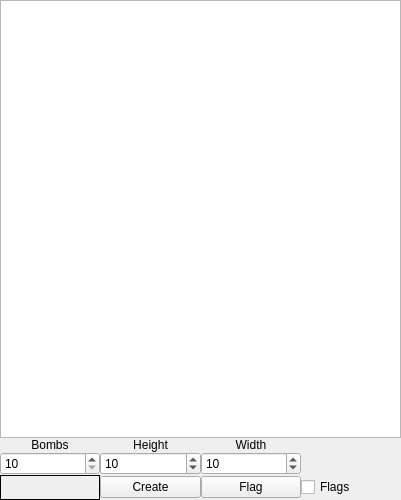
<?xml version="1.0" encoding="UTF-8"?>
<ui version="4.0">
 <class>MainWindow</class>
 <widget class="QMainWindow" name="MainWindow">
  <property name="geometry">
   <rect>
    <x>0</x>
    <y>0</y>
    <width>401</width>
    <height>500</height>
   </rect>
  </property>
  <property name="windowTitle">
   <string>MainWindow</string>
  </property>
  <property name="toolButtonStyle">
   <enum>Qt::ToolButtonIconOnly</enum>
  </property>
  <widget class="QWidget" name="centralwidget">
   <layout class="QGridLayout" name="gridLayout">
    <property name="leftMargin">
     <number>0</number>
    </property>
    <property name="topMargin">
     <number>0</number>
    </property>
    <property name="rightMargin">
     <number>0</number>
    </property>
    <property name="bottomMargin">
     <number>0</number>
    </property>
    <property name="spacing">
     <number>0</number>
    </property>
    <item row="1" column="1">
     <widget class="QLabel" name="label_2">
      <property name="text">
       <string>Height</string>
      </property>
      <property name="alignment">
       <set>Qt::AlignCenter</set>
      </property>
     </widget>
    </item>
    <item row="1" column="0">
     <widget class="QLabel" name="label">
      <property name="text">
       <string>Bombs</string>
      </property>
      <property name="alignment">
       <set>Qt::AlignCenter</set>
      </property>
     </widget>
    </item>
    <item row="3" column="2">
     <widget class="QPushButton" name="pushButton">
      <property name="text">
       <string>Flag</string>
      </property>
     </widget>
    </item>
    <item row="1" column="2">
     <widget class="QLabel" name="label_3">
      <property name="text">
       <string>Width</string>
      </property>
      <property name="alignment">
       <set>Qt::AlignCenter</set>
      </property>
     </widget>
    </item>
    <item row="2" column="1">
     <widget class="QSpinBox" name="spinBox_h">
      <property name="minimum">
       <number>8</number>
      </property>
      <property name="maximum">
       <number>20</number>
      </property>
      <property name="singleStep">
       <number>1</number>
      </property>
      <property name="value">
       <number>10</number>
      </property>
     </widget>
    </item>
    <item row="3" column="1">
     <widget class="QPushButton" name="Create">
      <property name="text">
       <string>Create</string>
      </property>
     </widget>
    </item>
    <item row="0" column="0" colspan="4">
     <widget class="QTableWidget" name="tableWidget">
      <property name="enabled">
       <bool>true</bool>
      </property>
      <property name="styleSheet">
       <string notr="true"/>
      </property>
      <property name="verticalScrollBarPolicy">
       <enum>Qt::ScrollBarAlwaysOff</enum>
      </property>
      <property name="horizontalScrollBarPolicy">
       <enum>Qt::ScrollBarAlwaysOff</enum>
      </property>
      <property name="sizeAdjustPolicy">
       <enum>QAbstractScrollArea::AdjustIgnored</enum>
      </property>
      <property name="autoScroll">
       <bool>false</bool>
      </property>
      <property name="tabKeyNavigation">
       <bool>false</bool>
      </property>
      <property name="showDropIndicator" stdset="0">
       <bool>false</bool>
      </property>
      <property name="showGrid">
       <bool>true</bool>
      </property>
      <property name="cornerButtonEnabled">
       <bool>false</bool>
      </property>
      <property name="rowCount">
       <number>3</number>
      </property>
      <attribute name="horizontalHeaderVisible">
       <bool>false</bool>
      </attribute>
      <attribute name="horizontalHeaderMinimumSectionSize">
       <number>40</number>
      </attribute>
      <attribute name="horizontalHeaderDefaultSectionSize">
       <number>40</number>
      </attribute>
      <attribute name="horizontalHeaderHighlightSections">
       <bool>false</bool>
      </attribute>
      <attribute name="verticalHeaderVisible">
       <bool>false</bool>
      </attribute>
      <attribute name="verticalHeaderMinimumSectionSize">
       <number>40</number>
      </attribute>
      <attribute name="verticalHeaderDefaultSectionSize">
       <number>40</number>
      </attribute>
      <attribute name="verticalHeaderHighlightSections">
       <bool>false</bool>
      </attribute>
      <row/>
      <row/>
      <row/>
     </widget>
    </item>
    <item row="2" column="0">
     <widget class="QSpinBox" name="spinBox_bombs">
      <property name="minimum">
       <number>10</number>
      </property>
      <property name="maximum">
       <number>90</number>
      </property>
     </widget>
    </item>
    <item row="3" column="3">
     <widget class="QCheckBox" name="checkBox">
      <property name="layoutDirection">
       <enum>Qt::LeftToRight</enum>
      </property>
      <property name="text">
       <string>Flags</string>
      </property>
      <property name="checkable">
       <bool>true</bool>
      </property>
      <property name="checked">
       <bool>false</bool>
      </property>
     </widget>
    </item>
    <item row="2" column="2">
     <widget class="QSpinBox" name="spinBox_w">
      <property name="minimum">
       <number>8</number>
      </property>
      <property name="maximum">
       <number>20</number>
      </property>
      <property name="singleStep">
       <number>1</number>
      </property>
      <property name="value">
       <number>10</number>
      </property>
     </widget>
    </item>
    <item row="3" column="0">
     <widget class="QLabel" name="label_4">
      <property name="styleSheet">
       <string notr="true">font:20px;
border:1px solid black;
font_weight:800;</string>
      </property>
      <property name="text">
       <string/>
      </property>
      <property name="alignment">
       <set>Qt::AlignCenter</set>
      </property>
     </widget>
    </item>
   </layout>
  </widget>
  <widget class="QMenuBar" name="menubar">
   <property name="geometry">
    <rect>
     <x>0</x>
     <y>0</y>
     <width>401</width>
     <height>25</height>
    </rect>
   </property>
  </widget>
 </widget>
 <resources/>
 <connections/>
</ui>
